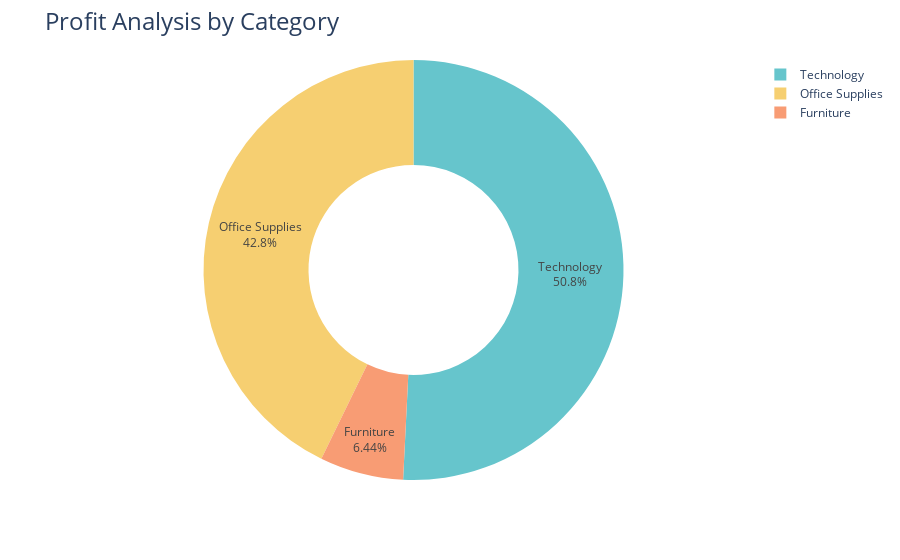

Notebook code cell kept with this figure:
### Code cell
fig= px.pie(profit_by_category,values='Profit',names='Category',hole=0.5,color_discrete_sequence=px.colors.qualitative.Pastel)
fig.update_traces(textposition='inside',textinfo='percent+label')
fig.update_layout(title_text='Profit Analysis by Category',title_font=dict(size=24))
fig.show()

### Figure 1 — Plotly figure (JSON) as saved in the notebook; plotly's stock layout.template omitted (floating-point values rounded to 4 significant figures)
{"data": [{"domain": {"x": [0, 1], "y": [0, 1]}, "hole": 0.5, "hovertemplate": "Category=%{label}<br>Profit=%{value}<extra></extra>", "labels": ["Furniture", "Office Supplies", "Technology"], "legendgroup": "", "name": "", "showlegend": true, "textinfo": "percent+label", "textposition": "inside", "type": "pie", "values": [18450.0, 122500.0, 145500.0]}], "layout": {"legend": {"tracegroupgap": 0}, "margin": {"t": 60}, "piecolorway": ["rgb(102, 197, 204)", "rgb(246, 207, 113)", "rgb(248, 156, 116)", "rgb(220, 176, 242)", "rgb(135, 197, 95)", "rgb(158, 185, 243)", "rgb(254, 136, 177)", "rgb(201, 219, 116)", "rgb(139, 224, 164)", "rgb(180, 151, 231)", "rgb(179, 179, 179)"], "title": {"font": {"size": 24}, "text": "Profit Analysis by Category"}}}
